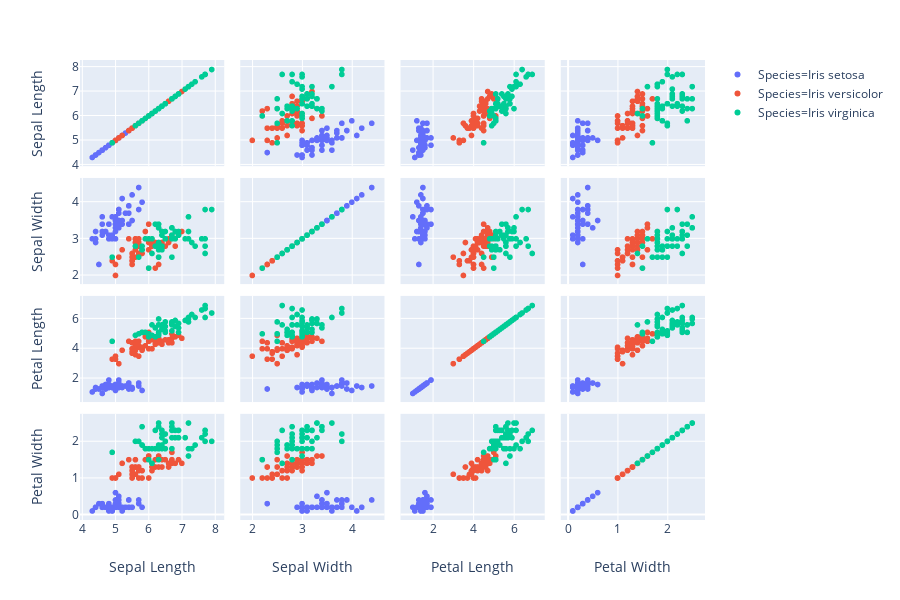

The notebook cell this image was saved under:
### Markdown cell above
We have more than 3 features, so let's use a scatter matrix to visualize our data:

### Code cell
data_dimensions = df.columns[:-1].to_list()

fig = px.scatter_matrix(df, dimensions=data_dimensions, color='Species')
fig.show()

### Figure 1 — Plotly figure (JSON) as saved in the notebook; plotly's stock layout.template omitted (floating-point values rounded to 4 significant figures)
{"data": [{"dimensions": [{"axis": {"matches": true}, "label": "Sepal Length", "values": [5.1, 4.9, 4.7, 4.6, 5, 5.4, 4.6, 5, 4.4, 4.9, 5.4, 4.8, 4.8, 4.3, 5.8, 5.7, 5.4, 5.1, 5.7, 5.1, 5.4, 5.1, 4.6, 5.1, 4.8, 5, 5, 5.2, 5.2, 4.7, 4.8, 5.4, 5.2, 5.5, 4.9, 5, 5.5, 4.9, 4.4, 5.1, 5, 4.5, 4.4, 5, 5.1, 4.8, 5.1, 4.6, 5.3, 5]}, {"axis": {"matches": true}, "label": "Sepal Width", "values": [3.5, 3, 3.2, 3.1, 3.6, 3.9, 3.4, 3.4, 2.9, 3.1, 3.7, 3.4, 3, 3, 4, 4.4, 3.9, 3.5, 3.8, 3.8, 3.4, 3.7, 3.6, 3.3, 3.4, 3, 3.4, 3.5, 3.4, 3.2, 3.1, 3.4, 4.1, 4.2, 3.1, 3.2, 3.5, 3.6, 3, 3.4, 3.5, 2.3, 3.2, 3.5, 3.8, 3, 3.8, 3.2, 3.7, 3.3]}, {"axis": {"matches": true}, "label": "Petal Length", "values": [1.4, 1.4, 1.3, 1.5, 1.4, 1.7, 1.4, 1.5, 1.4, 1.5, 1.5, 1.6, 1.4, 1.1, 1.2, 1.5, 1.3, 1.4, 1.7, 1.5, 1.7, 1.5, 1, 1.7, 1.9, 1.6, 1.6, 1.5, 1.4, 1.6, 1.6, 1.5, 1.5, 1.4, 1.5, 1.2, 1.3, 1.4, 1.3, 1.5, 1.3, 1.3, 1.3, 1.6, 1.9, 1.4, 1.6, 1.4, 1.5, 1.4]}, {"axis": {"matches": true}, "label": "Petal Width", "values": [0.2, 0.2, 0.2, 0.2, 0.2, 0.4, 0.3, 0.2, 0.2, 0.1, 0.2, 0.2, 0.1, 0.1, 0.2, 0.4, 0.4, 0.3, 0.3, 0.3, 0.2, 0.4, 0.2, 0.5, 0.2, 0.2, 0.4, 0.2, 0.2, 0.2, 0.2, 0.4, 0.1, 0.2, 0.2, 0.2, 0.2, 0.1, 0.2, 0.2, 0.3, 0.3, 0.2, 0.6, 0.4, 0.3, 0.2, 0.2, 0.2, 0.2]}], "hoverlabel": {"namelength": 0}, "hovertemplate": "Species=Iris setosa<br>%{xaxis.title.text}=%{x}<br>%{yaxis.title.text}=%{y}", "legendgroup": "Species=Iris setosa", "marker": {"color": "#636efa", "symbol": "circle"}, "name": "Species=Iris setosa", "showlegend": true, "type": "splom"}, {"dimensions": [{"axis": {"matches": true}, "label": "Sepal Length", "values": [7, 6.4, 6.9, 5.5, 6.5, 5.7, 6.3, 4.9, 6.6, 5.2, 5, 5.9, 6, 6.1, 5.6, 6.7, 5.6, 5.8, 6.2, 5.6, 5.9, 6.1, 6.3, 6.1, 6.4, 6.6, 6.8, 6.7, 6, 5.7, 5.5, 5.5, 5.8, 6, 5.4, 6, 6.7, 6.3, 5.6, 5.5, 5.5, 6.1, 5.8, 5, 5.6, 5.7, 5.7, 6.2, 5.1, 5.7]}, {"axis": {"matches": true}, "label": "Sepal Width", "values": [3.2, 3.2, 3.1, 2.3, 2.8, 2.8, 3.3, 2.4, 2.9, 2.7, 2, 3, 2.2, 2.9, 2.9, 3.1, 3, 2.7, 2.2, 2.5, 3.2, 2.8, 2.5, 2.8, 2.9, 3, 2.8, 3, 2.9, 2.6, 2.4, 2.4, 2.7, 2.7, 3, 3.4, 3.1, 2.3, 3, 2.5, 2.6, 3, 2.6, 2.3, 2.7, 3, 2.9, 2.9, 2.5, 2.8]}, {"axis": {"matches": true}, "label": "Petal Length", "values": [4.7, 4.5, 4.9, 4, 4.6, 4.5, 4.7, 3.3, 4.6, 3.9, 3.5, 4.2, 4, 4.7, 3.6, 4.4, 4.5, 4.1, 4.5, 3.9, 4.8, 4, 4.9, 4.7, 4.3, 4.4, 4.8, 5, 4.5, 3.5, 3.8, 3.7, 3.9, 5.1, 4.5, 4.5, 4.7, 4.4, 4.1, 4, 4.4, 4.6, 4, 3.3, 4.2, 4.2, 4.2, 4.3, 3, 4.1]}, {"axis": {"matches": true}, "label": "Petal Width", "values": [1.4, 1.5, 1.5, 1.3, 1.5, 1.3, 1.6, 1, 1.3, 1.4, 1, 1.5, 1, 1.4, 1.3, 1.4, 1.5, 1, 1.5, 1.1, 1.8, 1.3, 1.5, 1.2, 1.3, 1.4, 1.4, 1.7, 1.5, 1, 1.1, 1, 1.2, 1.6, 1.5, 1.6, 1.5, 1.3, 1.3, 1.3, 1.2, 1.4, 1.2, 1, 1.3, 1.2, 1.3, 1.3, 1.1, 1.3]}], "hoverlabel": {"namelength": 0}, "hovertemplate": "Species=Iris versicolor<br>%{xaxis.title.text}=%{x}<br>%{yaxis.title.text}=%{y}", "legendgroup": "Species=Iris versicolor", "marker": {"color": "#EF553B", "symbol": "circle"}, "name": "Species=Iris versicolor", "showlegend": true, "type": "splom"}, {"dimensions": [{"axis": {"matches": true}, "label": "Sepal Length", "values": [6.3, 5.8, 7.1, 6.3, 6.5, 7.6, 4.9, 7.3, 6.7, 7.2, 6.5, 6.4, 6.8, 5.7, 5.8, 6.4, 6.5, 7.7, 7.7, 6, 6.9, 5.6, 7.7, 6.3, 6.7, 7.2, 6.2, 6.1, 6.4, 7.2, 7.4, 7.9, 6.4, 6.3, 6.1, 7.7, 6.3, 6.4, 6, 6.9, 6.7, 6.9, 5.8, 6.8, 6.7, 6.7, 6.3, 6.5, 6.2, 5.9]}, {"axis": {"matches": true}, "label": "Sepal Width", "values": [3.3, 2.7, 3, 2.9, 3, 3, 2.5, 2.9, 2.5, 3.6, 3.2, 2.7, 3, 2.5, 2.8, 3.2, 3, 3.8, 2.6, 2.2, 3.2, 2.8, 2.8, 2.7, 3.3, 3.2, 2.8, 3, 2.8, 3, 2.8, 3.8, 2.8, 2.8, 2.6, 3, 3.4, 3.1, 3, 3.1, 3.1, 3.1, 2.7, 3.2, 3.3, 3, 2.5, 3, 3.4, 3]}, {"axis": {"matches": true}, "label": "Petal Length", "values": [6, 5.1, 5.9, 5.6, 5.8, 6.6, 4.5, 6.3, 5.8, 6.1, 5.1, 5.3, 5.5, 5, 5.1, 5.3, 5.5, 6.7, 6.9, 5, 5.7, 4.9, 6.7, 4.9, 5.7, 6, 4.8, 4.9, 5.6, 5.8, 6.1, 6.4, 5.6, 5.1, 5.6, 6.1, 5.6, 5.5, 4.8, 5.4, 5.6, 5.1, 5.1, 5.9, 5.7, 5.2, 5, 5.2, 5.4, 5.1]}, {"axis": {"matches": true}, "label": "Petal Width", "values": [2.5, 1.9, 2.1, 1.8, 2.2, 2.1, 1.7, 1.8, 1.8, 2.5, 2, 1.9, 2.1, 2, 2.4, 2.3, 1.8, 2.2, 2.3, 1.5, 2.3, 2, 2, 1.8, 2.1, 1.8, 1.8, 1.8, 2.1, 1.6, 1.9, 2, 2.2, 1.5, 1.4, 2.3, 2.4, 1.8, 1.8, 2.1, 2.4, 2.3, 1.9, 2.3, 2.5, 2.3, 1.9, 2, 2.3, 1.8]}], "hoverlabel": {"namelength": 0}, "hovertemplate": "Species=Iris virginica<br>%{xaxis.title.text}=%{x}<br>%{yaxis.title.text}=%{y}", "legendgroup": "Species=Iris virginica", "marker": {"color": "#00cc96", "symbol": "circle"}, "name": "Species=Iris virginica", "showlegend": true, "type": "splom"}], "layout": {"dragmode": "select", "height": 600, "legend": {"tracegroupgap": 0}, "margin": {"t": 60}}}
